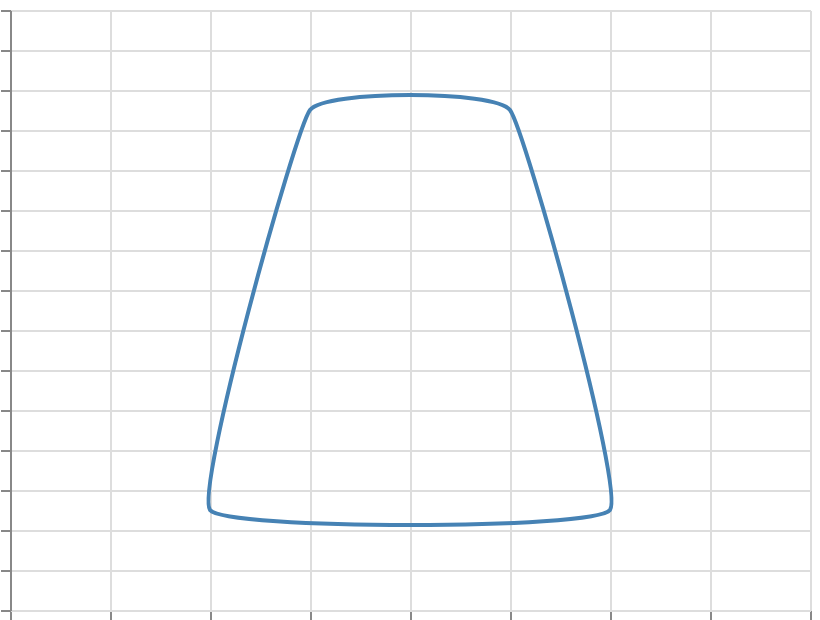

Describe this chart as a Vega-Lite specification.
### Vega specification from a JSON file in a GitHub repository (floating-point values rounded to 4 significant figures)
{"$schema": "https://vega.github.io/schema/vega/v6.json", "width": 400, "height": 300, "padding": 5, "autosize": "none", "data": [{"name": "table", "values": [{"x": 100, "y": 50}, {"x": 300, "y": 50}, {"x": 250, "y": 250}, {"x": 150, "y": 250}]}], "scales": [{"name": "x", "type": "linear", "domain": [0, 400], "range": "width"}, {"name": "y", "type": "linear", "domain": [0, 300], "range": [{"signal": "height"}, 0]}], "marks": [{"type": "line", "from": {"data": "table"}, "encode": {"update": {"x": {"scale": "x", "field": "x"}, "y": {"scale": "y", "field": "y"}, "stroke": {"value": "steelblue"}, "strokeWidth": {"value": 2}, "interpolate": {"value": "cardinal-closed"}, "tension": {"value": 0.7}}}}], "axes": [{"scale": "x", "orient": "bottom", "grid": true, "labels": false}, {"scale": "y", "orient": "left", "grid": true, "labels": false}]}
